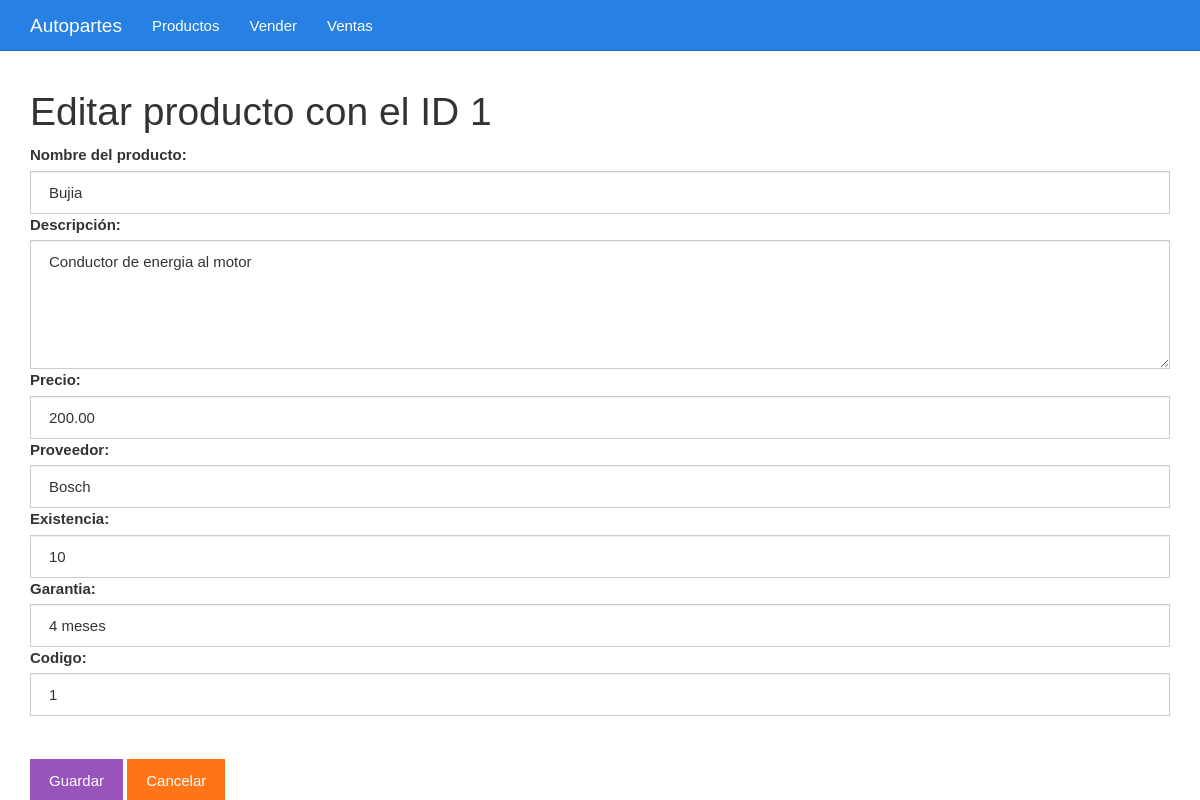
The page /editar.php?id_producto=1 on the database its author committed.
### tables this page shows
CREATE TABLE `productos` (
  `id_producto` bigint(20) UNSIGNED NOT NULL,
  `nom_producto` varchar(255) NOT NULL,
  `descripcion` varchar(255) NOT NULL,
  `precio` decimal(5,2) NOT NULL,
  `proveedor` varchar(30) NOT NULL,
  `existencia` int(15) NOT NULL,
  `garantia` varchar(20) NOT NULL,
  `codigo` int(20) NOT NULL
);

### editar.php (the view, shortened to what this page needs)
<?php
$id_producto = $_GET["id_producto"];
include_once "base_de_datos.php";
$sentencia = $base_de_datos->prepare("SELECT * FROM productos WHERE id_producto = ?;");
$sentencia->execute([$id_producto]);
$producto = $sentencia->fetch(PDO::FETCH_OBJ);
?>
<?php include_once "encabezado.php" ?>
	<div class="col-xs-12">
		<h1>Editar producto con el ID <?php echo $producto->id_producto; ?></h1>
		<form method="post" action="guardarDatosEditados.php">
			<label for="nom_producto">Nombre del producto:</label>
			<input value="<?php echo $producto->nom_producto ?>" class="form-control" name="nom_producto" required type="text" id="nom_producto" placeholder="Escribe el nombre">
			<label for="descripcion">Descripción:</label>
			<textarea required id="descripcion" name="descripcion" cols="30" rows="5" class="form-control"><?php echo $producto->descripcion ?></textarea>
			<label for="precio">Precio:</label>
			<input value="<?php echo $producto->precio ?>" class="form-control" name="precio" required type="number" id="precio" placeholder="Precio">
			<label for="proveedor">Proveedor:</label>
			<input value="<?php echo $producto->proveedor ?>" class="form-control" name="proveedor" required type="text" id="proveedor" placeholder="Nombre del proveedor">
			<label for="existencia">Existencia:</label>
			<input value="<?php echo $producto->existencia ?>" class="form-control" name="existencia" required type="number" id="existencia" placeholder="Cantidad o existencia">
			<label for="garantia">Garantia:</label>
			<input value="<?php echo $producto->garantia ?>" class="form-control" name="garantia" required type="text" id="garantia" placeholder="Tiempo de garantia">
			<label for="codigo">Codigo:</label>
			<input value="<?php echo $producto->codigo ?>" class="form-control" name="codigo" required type="text" id="codigo" placeholder="Codigo">
			<br><br><input class="btn btn-info" type="submit" value="Guardar">
			<a class="btn btn-warning" href="./listar.php">Cancelar</a>
		</form>
	</div>
<?php include_once "pie.php" ?>

### css/estilo.css (style rules this page uses)
body { padding-top: 70px; }

### rows shown on the page
productos: id_producto "1", nom_producto "Bujia", descripcion "Conductor de energia al motor", precio "200.00", proveedor "Bosch", existencia "10", garantia "4 meses", codigo "1"
